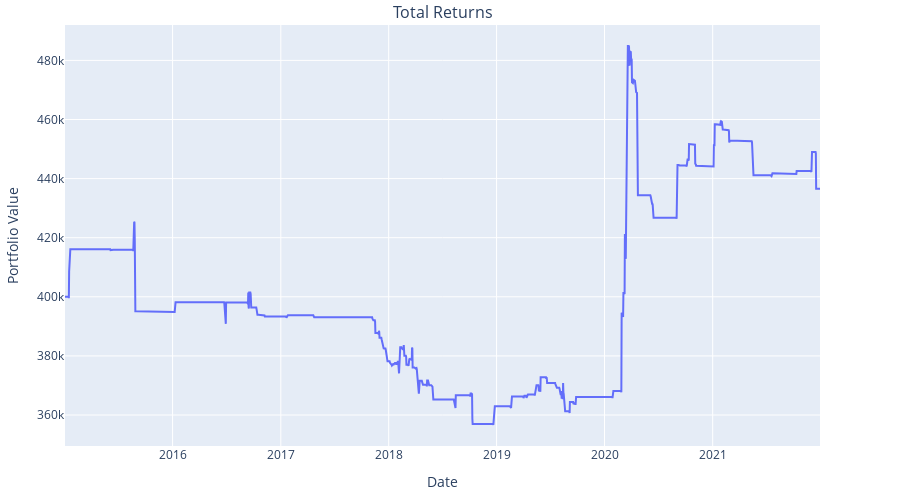

The notebook cell this image was saved under:
### Code cell
daily_pnls['Portfolio'] = daily_pnls.sum(axis=1)
portfolio_pnl = daily_pnls[['Portfolio']]
TradingStrategy.plot_pnls(portfolio_pnl,400000,'2015','2021',adj_h=500,adj_w=900)

### Figure 1 — Plotly figure (JSON) as saved in the notebook; plotly's stock layout.template omitted (floating-point values rounded to 4 significant figures; data arrays with more than 128 entries replaced by an {"elided": "..."} marker saying what was removed)
{"data": [{"name": "Portfolio", "type": "scatter", "x": {"elided": "1762 str values"}, "xaxis": "x", "y": {"elided": "1762 float values"}, "yaxis": "y"}], "layout": {"annotations": [{"font": {"size": 16}, "showarrow": false, "text": "Total Returns", "x": 0.5, "xanchor": "center", "xref": "paper", "y": 1, "yanchor": "bottom", "yref": "paper"}], "height": 500, "legend": {"title": {"text": "Asset"}, "x": 1.005, "y": 0.4}, "margin": {"b": 25, "l": 25, "t": 25}, "width": 900, "xaxis": {"anchor": "y", "domain": [0, 1], "title": {"text": "Date"}}, "yaxis": {"anchor": "x", "domain": [0, 1], "title": {"text": "Portfolio Value"}}}}
